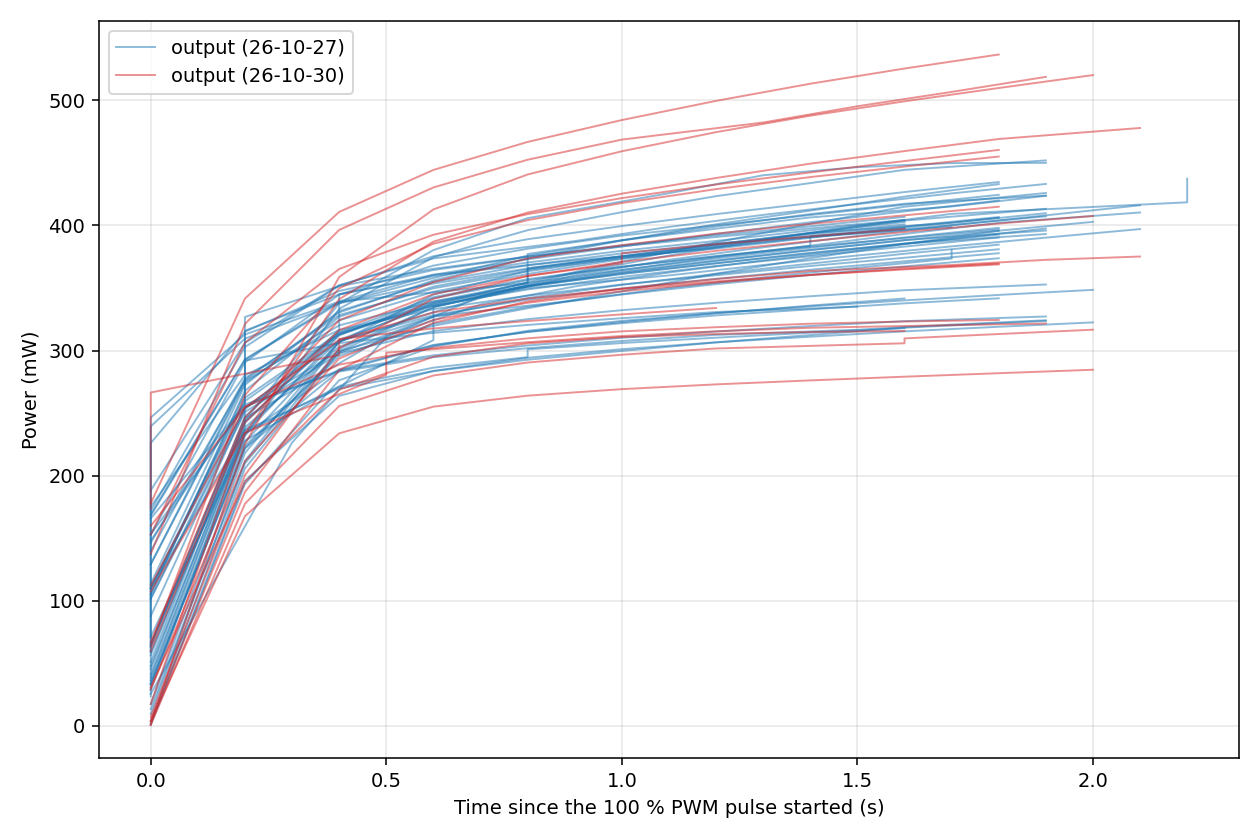

The script that saved this image:
"""Power (V*mA, mW) against time during the 100 % PWM pulse of every prediction-test run in output (26-10-27) and output (26-10-30).
Pulse = first block of rows at 100 % PWM with the PID off; t = 0 at its first row. Colour = folder."""
import glob, os
import numpy as np, pandas as pd, matplotlib
matplotlib.use("Agg")
import matplotlib.pyplot as plt

HERE = os.path.dirname(os.path.abspath(__file__)); ROOT = os.path.dirname(HERE)
DIRS = {"output (26-10-27)": "C0", "output (26-10-30)": "C3"}
fig, ax = plt.subplots(figsize=(9, 6)); rows = []
for folder, color in DIRS.items():
    first = True
    for f in sorted(glob.glob(os.path.join(ROOT, folder, "G5-*.csv"))):
        d = pd.read_csv(f); hit = (d.pwm_pct >= 99.9) & (d.pid_auto == 0)
        if not hit.any(): continue
        i0 = hit.idxmax(); blk = d.loc[i0:]; blk = blk[(blk.pwm_pct >= 99.9) & (blk.pid_auto == 0)]
        blk = blk.loc[:blk.index[(np.diff(blk.index, prepend=blk.index[0]) > 1).argmax() - 1] if (np.diff(blk.index) > 1).any() else blk.index[-1]]  # stop at the first gap
        t = blk.time_s - blk.time_s.iloc[0]; p = blk.voltage_V * blk.current_mA
        ax.plot(t, p, c=color, alpha=.5, lw=1, label=folder if first else None); first = False
        rows += [(folder, os.path.basename(f), tt, pp) for tt, pp in zip(t, p)]
ax.set_xlabel("Time since the 100 % PWM pulse started (s)"); ax.set_ylabel("Power (mW)"); ax.grid(alpha=.3); ax.legend()
fig.tight_layout(); fig.savefig(os.path.join(HERE, "power_during_pulse.png"), dpi=140)
out = pd.DataFrame(rows, columns=["folder", "run", "t_s", "power_mW"]); out.to_csv(os.path.join(HERE, "power_during_pulse.csv"), index=False)
print(out.groupby("folder").run.nunique(), out.groupby("folder").t_s.max(), out.groupby("folder").power_mW.agg(["mean", "min", "max"]).round(0))
